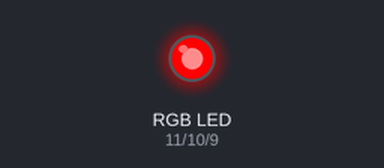
The sketch below on a simulated Arduino Uno, built with avr-gcc and run on an emulated ATmega328P. On the bench: an RGB LED mixed from three pins (HIGH = lit).

Above: at 0.5 s.
At 1.5 s:
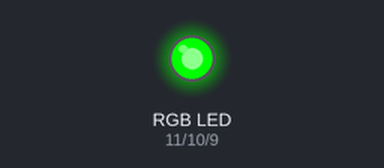
At 5.5 s:
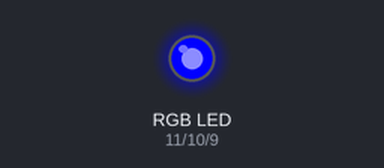
Timing chart, 0 to 6.9 s (numbered marks = the images above):
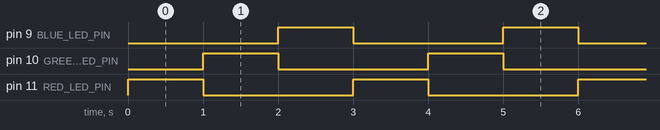

Measured:
- by itself, pin 9 (BLUE_LED_PIN), pin 10 (GREEN_LED_PIN), pin 11 (RED_LED_PIN): alternates HIGH for 1.0 s and LOW for 2.0 s
- by itself, everything shown: repeats every 3.0 s, in 3 steps

The sketch:

_bonus_01_led_rgb_A.ino
```cpp
/*
  Mostra i tre colori primari ripetutamente
*/

// Assegno il numero di PIN ai led che userò
// Assegno un nome di variabile che mi ricordi il colore su cui agisco
int RED_LED_PIN = 11;
int GREEN_LED_PIN = 10;
int BLUE_LED_PIN = 9;


// Creo delle variabili in cui memorizzo il valore del singolo colore
// Questo valore varierà da 0 a 255
int redIntensity = 255;
int greenIntensity = 255;
int blueIntensity = 255;

// Definisco una variabile con il tempo di delay
// In questa maniera posso fare delle prove senza cambiare il valore
// in ogni punto del codice
int DISPLAY_TIME = 1000;


void setup() {
  pinMode(RED_LED_PIN, OUTPUT);
  pinMode(GREEN_LED_PIN, OUTPUT);
  pinMode(BLUE_LED_PIN, OUTPUT);
}

void loop() {

  analogWrite(RED_LED_PIN, redIntensity);
  analogWrite(GREEN_LED_PIN, 0);
  analogWrite(BLUE_LED_PIN, 0);
  delay(DISPLAY_TIME);

  analogWrite(GREEN_LED_PIN, greenIntensity);
  analogWrite(RED_LED_PIN, 0);
  analogWrite(BLUE_LED_PIN, 0);
  delay(DISPLAY_TIME);

  analogWrite(BLUE_LED_PIN, blueIntensity);
  analogWrite(RED_LED_PIN, 0);
  analogWrite(GREEN_LED_PIN, 0);
  delay(DISPLAY_TIME);
}
```
